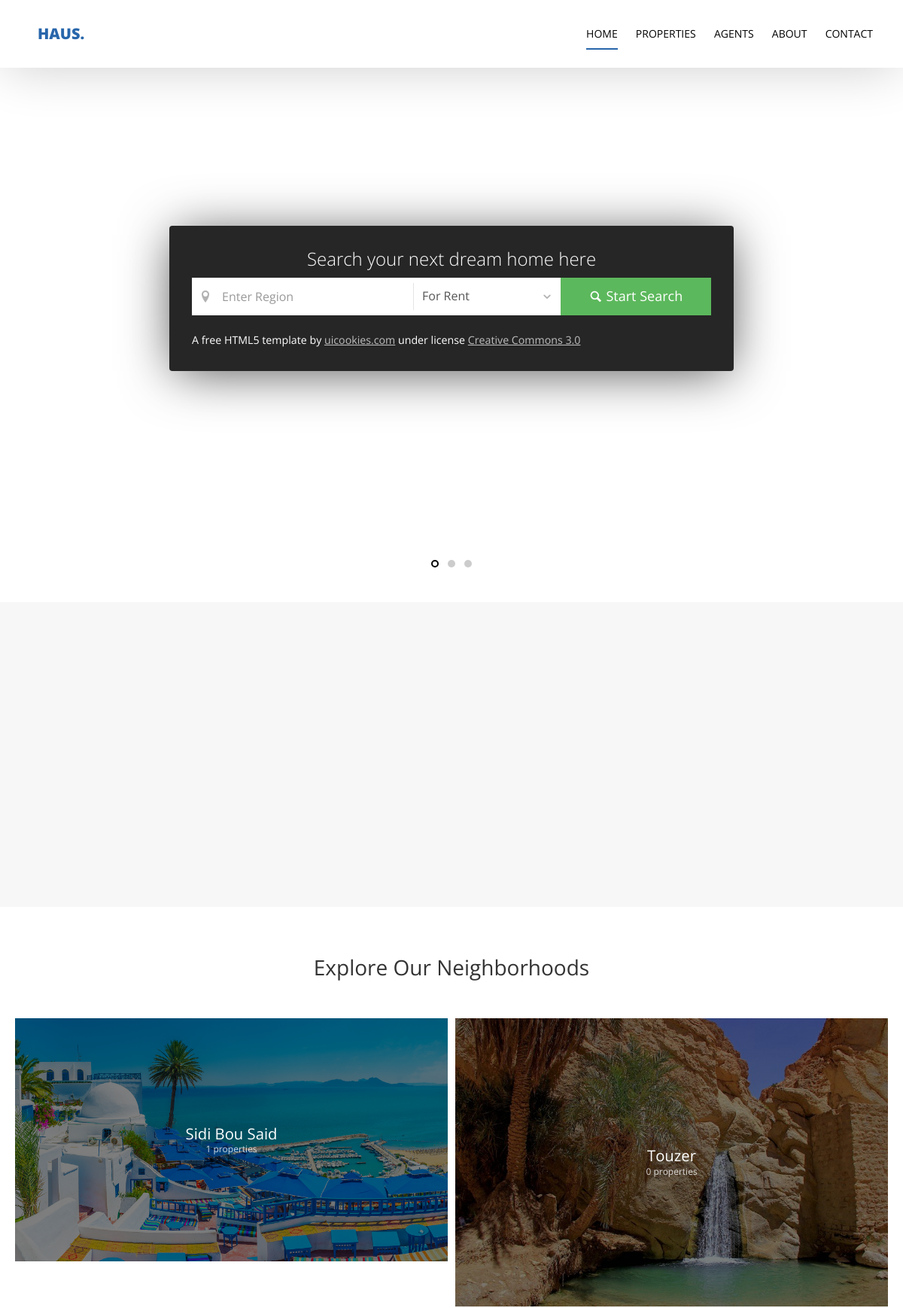
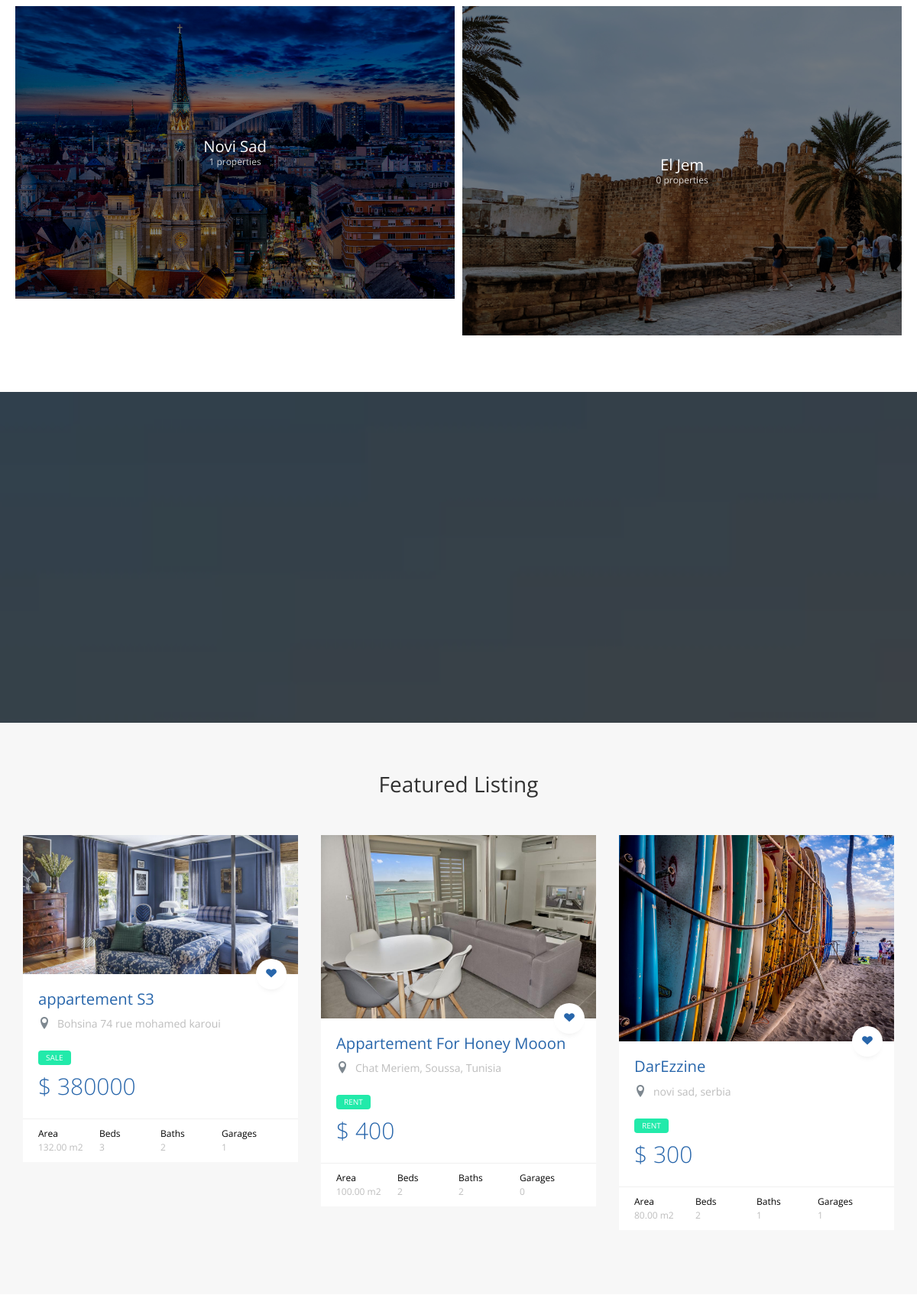
The page / (upper part) on the database its author committed (2 pictures, top to bottom).
### property/models.py (models this page shows, shortened)
class Category(models.Model):
    category_name = models.CharField(max_length=50)
    image = models.ImageField(upload_to='category/', null=True)
    class Meta:
        verbose_name= 'Category'
        verbose_name_plural = 'Categories'

class Property(models.Model):
    class Meta:
        verbose_name= 'Property'
        verbose_name_plural = 'Properties'
    name = models.CharField(max_length=50)
    def __str__(self):
        return self.name
    location = models.CharField(max_length=100)
    property_type = models.CharField(choices=property_type, max_length=20)
    price = models.PositiveIntegerField()
    category = models.ForeignKey('Category', null=True, on_delete=models.SET_NULL)
    area = models.DecimalField(decimal_places=2, max_digits=5)
    beds_number = models.PositiveIntegerField()
    baths_number = models.PositiveIntegerField()
    garages_number = models.PositiveIntegerField()
    image = models.ImageField(upload_to='property/', null=True)

### home/views.py (the view)
# urls.py: path('', views.home, name='home'),
def home(request):
    category_list = Category.objects.annotate(property_count=Count('property')).values('category_name', 'property_count', 'image')
    property_list = Property.objects.all()
    agent_list = Agents.objects.all()
    services_list = Services.objects.all()
    template = 'home/home.html'
    context = {
        'category_list_home' : category_list,
        'property_list_home' : property_list,
        'agent_list_home': agent_list,
        'services_list': services_list,
    }
    return render(request, template, context)

### home/templates/home/home.html (shortened to what this page needs)
{% extends 'base.html' %}
{% load static %}
{% block body %}
  <section class="probootstrap-slider flexslider">
    <div class="probootstrap-wrap-banner">
      <div class="container">
        <div class="row">
          <div class="col-md-8 col-md-offset-2">
            <div class="probootstrap-home-search probootstrap-animate">
              <form action="{% url 'property:property_list' %}" method="GET">
                <h2 class="heading">Search your next dream home here</h2>
                <div class="probootstrap-field-group">
                  <div class="probootstrap-fields">
                    <div class="search-field">
                      <i class="icon-location2"></i>
                      <input type="text" name="q" class="form-control" placeholder="Enter Region">
                    </div>
                    <div class="search-category">
                      <i class="icon-chevron-down"></i>
                      <select name="prop_type" id="" class="form-control">
                        <option value="rent">For Rent</option>
                      </select>
                    </div>
                  </div>
                  <button class="btn btn-success" type="submit"><i class="icon-magnifying-glass t2"></i> Start Search</button>
                </div>
              </form>
              <p class="mb0 text-left"><small>A free HTML5 template by <a href="https://uicookies.com/">uicookies.com</a> under license <a href="https://uicookies.com/license">Creative Commons 3.0</a></small> </p>
            </div>
          </div>
        </div>
      </div>
    </div>
    <ul class="slides">
      <li></li>
    </ul>
  </section>
  <section class="probootstrap-section probootstrap-section-lighter">
    <div class="container">
      <div class="row">
        <div class="col-md-4">
        </div>
        <div class="col-md-4">
        </div>
        <div class="col-md-4">
        </div>
      </div>
    </div>
  </section>
  <section class="probootstrap-section">
    <div class="container">
      <div class="row heading">
        <h2 class="mt0 mb50 text-center">Explore Our Neighborhoods</h2>
      </div>
      <div class="row probootstrap-gutter10">
        {% for category_list in category_list_home %}
        <div class="col-md-6 col-sm-6">
          <a href="#" class="probootstrap-hover-overlay">
            <img src="media/{{category_list.image}}" alt="Free Bootstrap Template by uicookies.com" class="img-responsive">
            <div class="probootstrap-text-overlay">
              <h3>{{category_list.category_name}}</h3>
              <p>{{category_list.property_count}} properties</p>
            </div>
          </a>
        </div>
        {% endfor %}
      </div>
    </div>
  </section>
  <section class="probootstrap-section probootstrap-bg" style="background-image: url(img/slider_2.jpg);">
  </section>
  <section class="probootstrap-section probootstrap-section-lighter">
    <div class="container">
      <div class="row heading">
        <h2 class="mt0 mb50 text-center">Featured Listing</h2>
      </div>
      <div class="row">
        {% for property in property_list_home %}
        <div class="col-md-4 col-sm-6">
          <div class="probootstrap-card probootstrap-listing">
            <div class="probootstrap-card-media">
              <img src="{{property.image.url}}" class="img-responsive" alt="Free HTML5 Template by uicookies.com">
              <a href="#" class="probootstrap-love"><i class="icon-heart"></i></a>
            </div>
            <div class="probootstrap-card-text">
              <h2 class="probootstrap-card-heading"><a href="#">{{property}}</a></h2>
              <div class="probootstrap-listing-location">
                <i class="icon-location2"></i> <span>{{property.location}}</span>
              </div>
              <div class="probootstrap-listing-category for-sale"><span>{{property.property_type}}</span></div>
              <div class="probootstrap-listing-price"><strong>$ {{property.price}}</strong>  {% if property_type == 'rent' %} / month {% endif %}</div>
            </div>
            <div class="probootstrap-card-extra">
              <ul>
                <li>
                  Area
                  <span>{{property.area}} m2</span>
                </li>
                <li>
                  Beds
                  <span>{{property.beds_number}}</span>
                </li>
                <li>
                  Baths
                  <span>{{property.baths_number}}</span>
                </li>
                <li>
                  Garages
                  <span>{{property.garages_number}}</span>
                </li>
              </ul>
            </div>
          </div>
        </div>
        {% endfor %}
      </div>
    </div>
  </section>
  {% endblock body %}

### rows shown on the page
Category: shows a picture, category_name "Sidi Bou Said", property_count "1"
Category: shows a picture, category_name "Touzer", property_count "0"
Category: shows a picture, category_name "Novi Sad", property_count "1"
Category: shows a picture, category_name "El Jem", property_count "0"
Property: image (picture), name "appartement S3", location "Bohsina 74 rue mohamed karoui", property_type "SALE", price "380000", area "132.00", beds_number "3", baths_number "2", garages_number "1"
Property: image (picture), name "Appartement For Honey Mooon", location "Chat Meriem, Soussa, Tunisia", property_type "RENT", price "400", area "100.00", beds_number "2", baths_number "2", garages_number "0"
Property: image (picture), name "DarEzzine", location "novi sad, serbia", property_type "RENT", price "300", area "80.00", beds_number "2", baths_number "1", garages_number "1"
